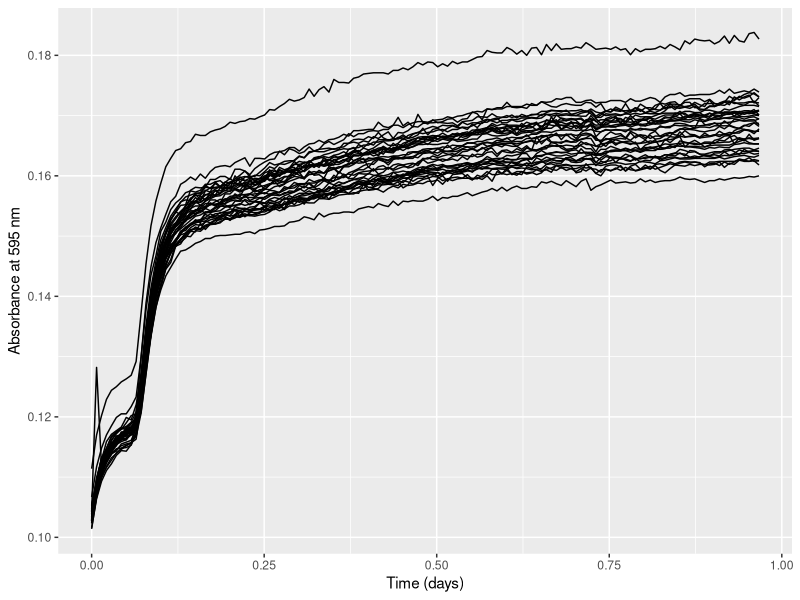
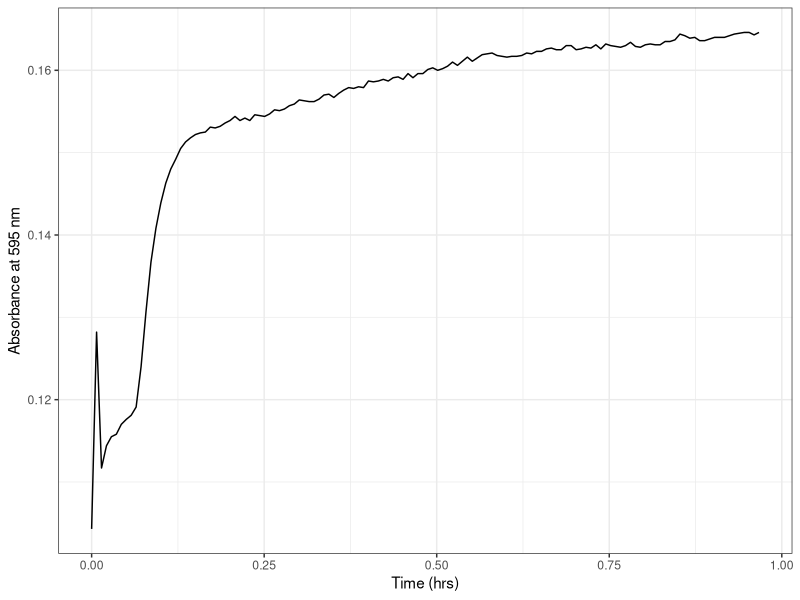
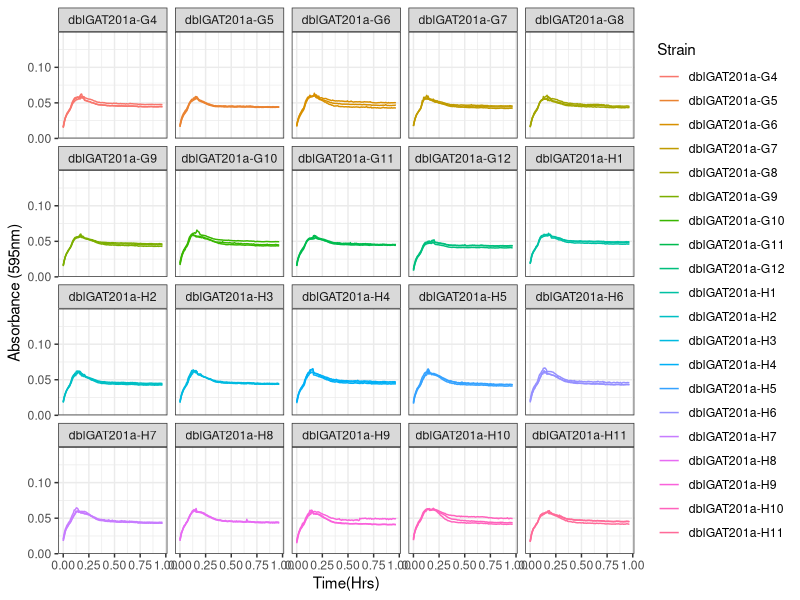
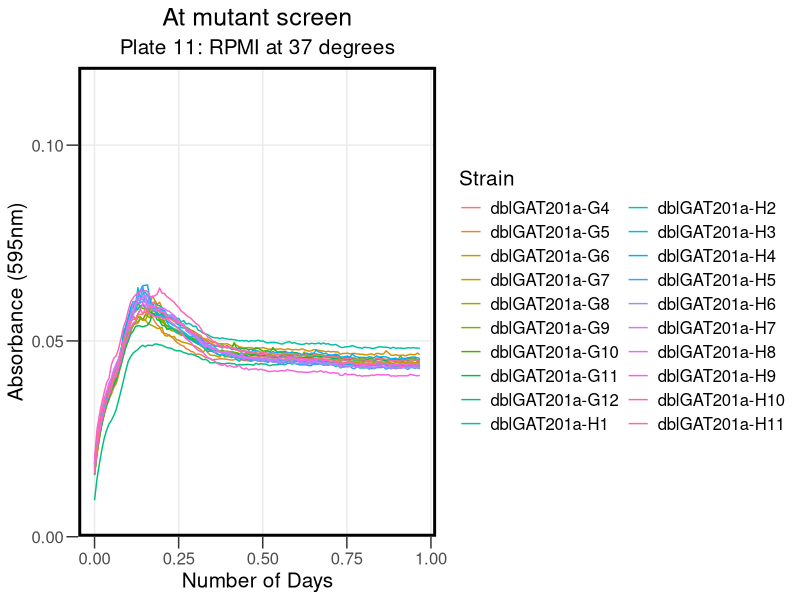
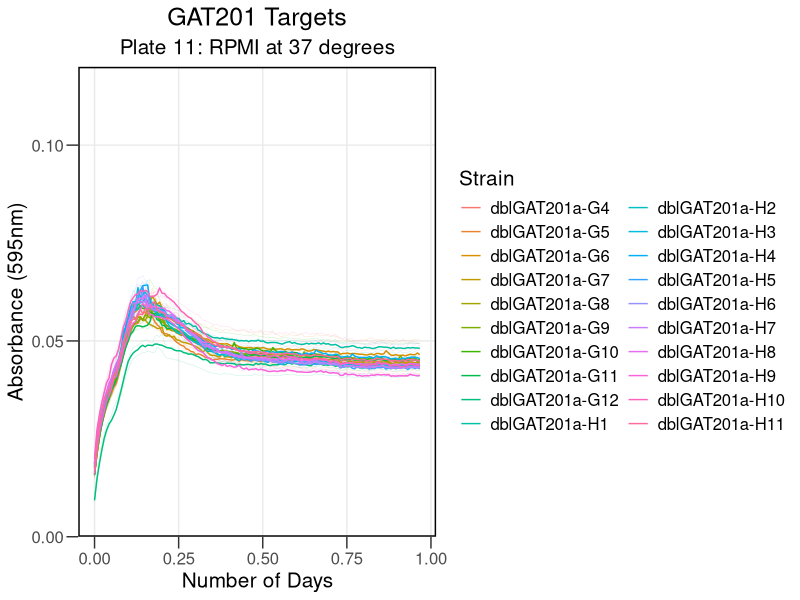
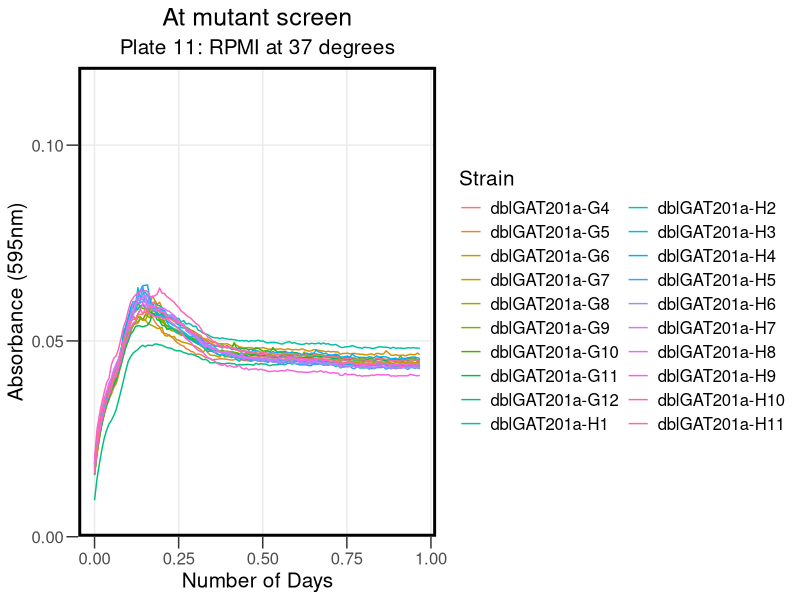
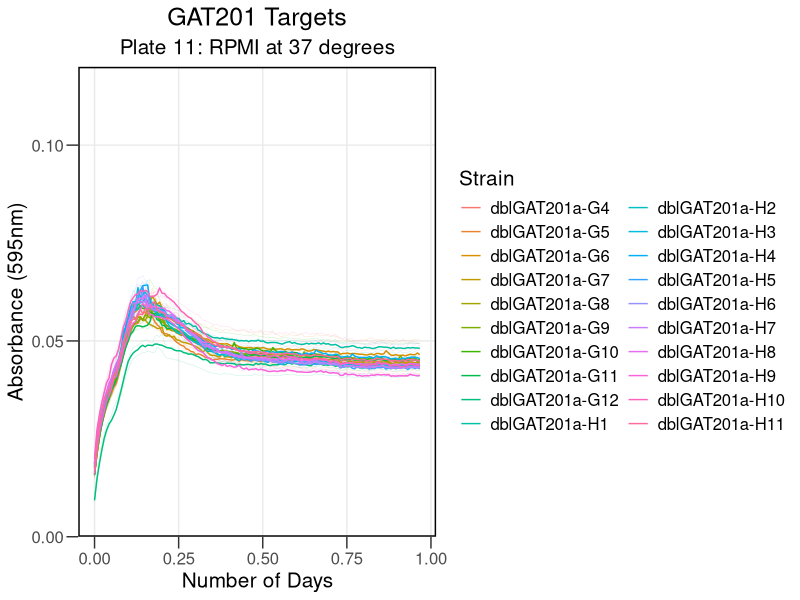

Reproduce these figures in R, in order.
## ---- chunk 1
knitr::opts_chunk$set(echo = TRUE)
## ---- chunk 2

library("reshape2")
library(dplyr)
library(ggplot2)
library(tidyverse)
library(rmarkdown)
library(cowplot)
library(yaml)
library(knitr)
## ---- chunk 3

rawdata <- read.csv("../Input/20230517_Atmutant_Screen_plate11_csv.csv")

## ---- chunk 4

 rawdata_day<-mutate(rawdata, Time = Time/86400)

## ---- chunk 5

reshaped <- melt(rawdata_day, id=c("Time", "Temp"), 
                              variable.name="Well",
                              value.name="OD595")

summary(reshaped)
## ---- chunk 6

platemap <- read.csv("../Input/20230517_RPMI_Atmut_screen_Plate11_setup.csv") %>%     
  dplyr::mutate(
    Strain = factor(Strain, 
                    levels = c( "P2.7G4","P2.7G5","P2.7G6","P2.7G7","P2.7G8","P2.7G9","P2.7G10","P2.7G11","P2.7G12","P2.7H1","P2.7H2","P2.7H3","P2.7H4","P2.7H5","P2.7H6","P2.7H7","P2.7H8","P2.7H9","P2.7H10","P2.7H11"),
                    labels = c("dblGAT201a-G4", "dblGAT201a-G5", "dblGAT201a-G6", "dblGAT201a-G7", "dblGAT201a-G8", "dblGAT201a-G9", "dblGAT201a-G10", "dblGAT201a-G11", "dblGAT201a-G12", "dblGAT201a-H1", "dblGAT201a-H2", "dblGAT201a-H3", "dblGAT201a-H4", "dblGAT201a-H5", "dblGAT201a-H6", "dblGAT201a-H7", "dblGAT201a-H8", "dblGAT201a-H9", "dblGAT201a-H10", "dblGAT201a-H11"))
  )
head(platemap, n=10)


## ---- chunk 7

annotated <- inner_join(reshaped, platemap, by="Well")
 
## ---- chunk 8

ggplot(data=filter(annotated,is.na(Strain)),
          aes(x=Time, y=OD595,  group = Well)) + 
          geom_line() + 
          labs(x="Time (days)", y="Absorbance at 595 nm")
## ---- chunk 9

ggplot(data=filter(annotated,Well=="F1"), 
       aes(x=Time, y=OD595, group = Well)) + 
 
       geom_line() + 
     theme_bw()+
     labs(x="Time (hrs)", y="Absorbance at 595 nm")

## ---- chunk 10

blank_OD_summary <- annotated %>%
   filter(is.na(Strain), Time < 1/24) %>%
  filter(Well != "A7") %>%
  filter(Well != "F1") %>%
  group_by(Media) %>%
  summarise(OD_median=median(OD595),
            OD_mean=mean(OD595),
            OD_max=max(OD595),
            OD_min=min(OD595))
print(blank_OD_summary)
## ---- chunk 11

normalisedOD <- annotated %>%
  left_join(blank_OD_summary, by="Media") %>%
  mutate(OD_corrected = OD595 - OD_median)

## ---- chunk 12

ggplot(data=normalisedOD %>%
                       filter( !is.na(Strain) ), 
                      aes(x=Time, y=OD_corrected, color=Strain, group = Well)) + 
       geom_line() + 
       scale_y_continuous(limits=c(0,0.15),expand=c(0,0))+
       facet_wrap(Strain ~ .)+
  
       labs(x = "Time(Hrs)",
            y = "Absorbance (595nm)") +
       theme(text = element_text(size = 20))+
       theme_bw()
## ---- chunk 13

ggplot(data=normalisedOD  %>%
          #dplyr::mutate(Strain = factor(Strain, levels = c("KN99 (WT)", "GAT201", "P2.7A1","P2.7A2","P2.7A3","P2.7A4","P2.7A5","P2.7A6","P2.7A7","P2.7A8","P2.7A9","P2.28A1","P2.28A2","P2.28A3","P2.28A4","P2.28A5","P2.28A6","P2.28A7","P2.28A8","P2.28A9" )))%>%
                     filter( !is.na(Strain) ),  
                      aes(x=Time, y=OD_corrected, color=Strain)) + 
        stat_summary(fun = "median", geom = "line", size = 0.5) +
       scale_y_continuous(limits=c(0,0.12),expand=c(0,0), breaks = c(0, 0.05, 0.1)) +
       labs(x = "Number of Days",
            y = "Absorbance (595nm)",
            title = "At mutant screen", subtitle = "Plate 11: RPMI at 37 degrees") +
       theme_bw() +
       theme(text = element_text(size = 15))+
       theme(axis.title = element_text(size = 15))+
       theme(axis.ticks.length = unit(0.3, "cm"))+
       theme(title = element_text(size = 15))+
       theme(panel.grid.minor = element_blank())+
    guides(color=guide_legend(ncol=2))+
 theme(legend.title = element_text(size = 15))+
      theme(legend.background = element_rect(fill = "transparent", color=NA))+
  theme(legend.key = element_rect(fill = "transparent", color=NA))+
       theme (plot.background =  element_rect(fill = "transparent", color=NA), 
         panel.background = element_rect(fill = "transparent", color=NA),)+
      theme(panel.border = element_rect(linetype = "solid", colour = "black", size = 2))+
  theme(plot.title = element_text(hjust = 0.5), plot.subtitle = element_text(hjust = 0.5) )
       
## ---- chunk 14

ggsave("../Results/AllSummary_At11.png",width = 8,height=5)
## ---- chunk 15


ggplot(data=normalisedOD  %>%
          #dplyr::mutate(Strain = factor(Strain, levels = c("KN99 (WT)", "GAT201", "P2.7A1","P2.7A2","P2.7A3","P2.7A4","P2.7A5","P2.7A6","P2.7A7","P2.7A8","P2.7A9","P2.28A1","P2.28A2","P2.28A3","P2.28A4","P2.28A5","P2.28A6","P2.28A7","P2.28A8","P2.28A9" )))%>%
                     filter( !is.na(Strain) ),  
                      aes(x=Time, y=OD_corrected, color=Strain)) + 
       geom_line(aes(group = Well), size = 0.2, alpha = 0.2) + 
       stat_summary(fun = "median", geom = "line", size = 0.5) +
       scale_y_continuous(limits=c(0,0.12),expand=c(0,0), breaks = c(0, 0.05, 0.1)) +
   
       labs(x = "Number of Days",
            y = "Absorbance (595nm)",
            title = "GAT201 Targets", subtitle = "Plate 11: RPMI at 37 degrees") +

                  theme_bw() +
       theme(text = element_text(size = 15))+
       theme(axis.title = element_text(size = 15))+
             theme(axis.ticks.length = unit(0.3, "cm"))+
       theme(title = element_text(size = 15))+
       theme(panel.grid.minor = element_blank())+
            guides(color=guide_legend(ncol=2))+
       theme(legend.title = element_text(size = 15))+
      theme(legend.background = element_rect(fill = "transparent", color=NA))+
      theme(legend.key = element_rect(fill = "transparent", color=NA))+
       theme (plot.background =  element_rect(fill = "transparent", color=NA), 
            panel.background = element_rect(fill = "transparent", color=NA),)+
      theme(panel.border = element_rect(linetype = "solid", colour = "black", size = 1))+
      theme(plot.title = element_text(hjust = 0.5), plot.subtitle = element_text(hjust = 0.5))
## ---- chunk 16

ggsave("../Results/Statsumm_At11.png",width = 8,height=5)
